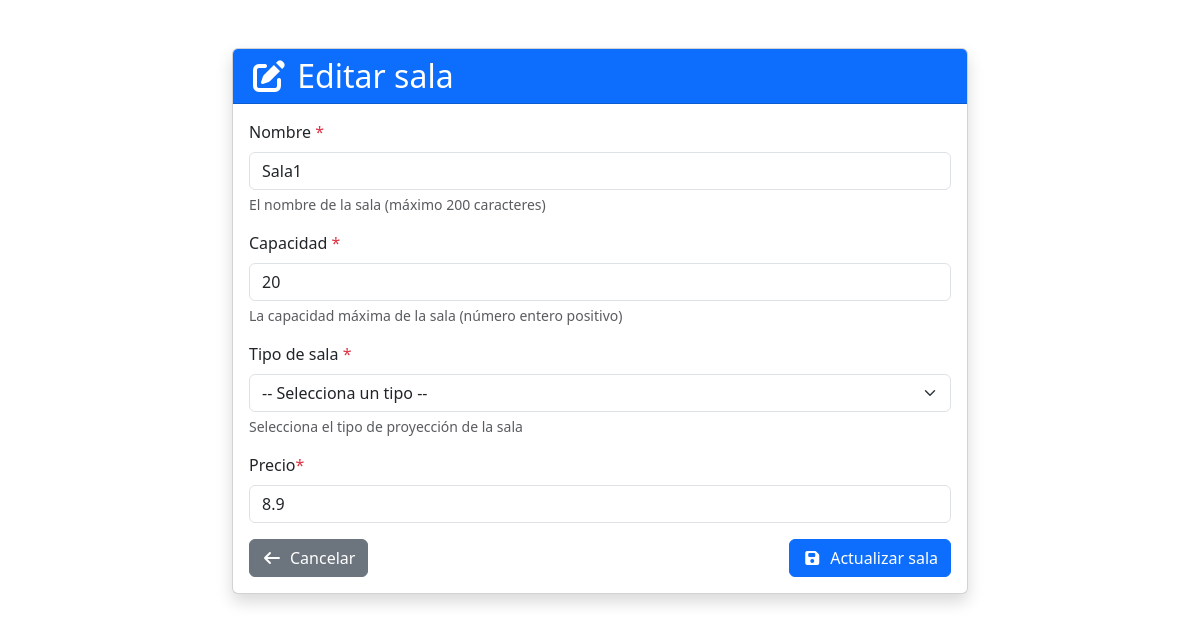
The page /salas/1/edit on the database its author committed.
### app/models/sala.py (models this page shows)
class SalaORM(Base):
    __tablename__ = "salas"
    id: Mapped[int] = mapped_column(Integer, primary_key=True, autoincrement=True)
    nombre: Mapped[str] = mapped_column(nullable=False)
    capacidad: Mapped[int] = mapped_column(Integer, nullable=False)
    tipo: Mapped[str] = mapped_column(Enum("2D", "3D", "IMAX", "2d", "3d", "imax", "Imax", name="tipo_enum"), nullable=False)
    precio: Mapped[float] = mapped_column(Float, nullable=False)

### app/routers/web/salas.py (the view)
@router.get("/{sala_id}/edit", response_class=HTMLResponse)
def show_edit_form(request: Request, sala_id: int, db: Session = Depends(get_db)):
    sala = db.execute(select(SalaORM).where(SalaORM.id == sala_id)).scalar_one_or_none()
    if sala is None:
        raise HTTPException(status_code=404, detail="404 -  Sala no encontrada")
    return templates.TemplateResponse(
        "salas/form.html",
        {"request": request, "sala": sala}
    )

### app/templates/salas/form.html (shortened to what this page needs)
<!DOCTYPE html>
<html lang="en">
<head>
    <link href="https://cdn.jsdelivr.net/npm/bootstrap@5.3.8/dist/css/bootstrap.min.css" rel="stylesheet">
    <link rel="stylesheet" href="https://cdnjs.cloudflare.com/ajax/libs/font-awesome/7.0.1/css/all.min.css" />
</head>
<body>
    <div class="container mt-5">
        <div class="row justify-content-center">
            <div class="col-md-8">
                <div class="card shadow">
                    <div class="card-header bg-primary text-white">
                        <h2 class="card-title mb-0">
                            <i class="fa-solid fa-{% if sala %}pen-to-square{% else %}plus{% endif %}"></i>
                            {% if sala %}Editar sala{% else %}Crear nueva sala{% endif %}
                        </h2>
                    </div>
                    <div class="card-body">
                        <form method="post" action="{% if sala %}/salas/{{ sala.id }}/edit{% else %}/salas/new{% endif %}">
                            <div class="mb-3">
                                <label for="nombre" class="form-label">Nombre <span class="text-danger">*</span></label>
                                <input
                                    type="text"
                                    class="form-control"
                                    id="nombre"
                                    name="nombre"
                                    value="{% if form_data %}{{ form_data.get('nombre', '') }}{% elif sala %}{{ sala.nombre }}{% endif %}"
                                    required
                                    maxlength="200"
                                >
                                <div class="form-text">El nombre de la sala  (máximo 200 caracteres)</div>
                            </div>
                            <div class="mb-3">
                                <label for="capacidad" class="form-label">Capacidad <span class="text-danger">*</span></label>
                                <input
                                    type="number"
                                    class="form-control"
                                    id="capacidad"
                                    name="capacidad"
                                    value="{% if form_data %}{{ form_data.get('capacidad', '') }}{% elif sala %}{{ sala.capacidad }}{% endif %}"
                                    required
                                    min="1"
                                >
                                <div class="form-text">La capacidad máxima de la sala (número entero positivo)</div>
                            </div>
                            <div class="mb-3">
                                <label for="tipo" class="form-label">Tipo de sala <span class="text-danger">*</span></label>
                                <select id="tipo" name="tipo" class="form-select" required>
                                    <option value="">-- Selecciona un tipo --</option>
                                </select>
                                <div class="form-text">Selecciona el tipo de proyección de la sala</div>
                            </div>
                            <div class="mb-3">
                                <label for="precio" class="form-label">Precio<span class="text-danger">*</span></label>
                                <input
                                    type="number"
                                    class="form-control"
                                    id="precio"
                                    name="precio"
                                    value="{% if form_data %}{{ form_data.get('precio', '') }}{% elif sala %}{{ sala.precio }}{% endif %}"
                                    step="0.01"
                                    min="0"
                                    max="100"
                                    required>
                            </div>
                            <div class="d-flex justify-content-between">
                                <a href="/salas" class="btn btn-secondary">
                                    <i class="fa-solid fa-arrow-left me-2"></i>Cancelar
                                </a>
                                <button type="submit" class="btn btn-primary">
                                    <i class="fa-solid fa-floppy-disk me-2"></i>{% if sala %}Actualizar{% else %}Crear{% endif %} sala
                                </button>
                            </div>
                        </form>
                    </div>
                </div>
            </div>
        </div>
    </div>
</body>
</html>

### rows shown on the page
SalaORM: nombre "Sala1", capacidad "20", precio "8.9"
